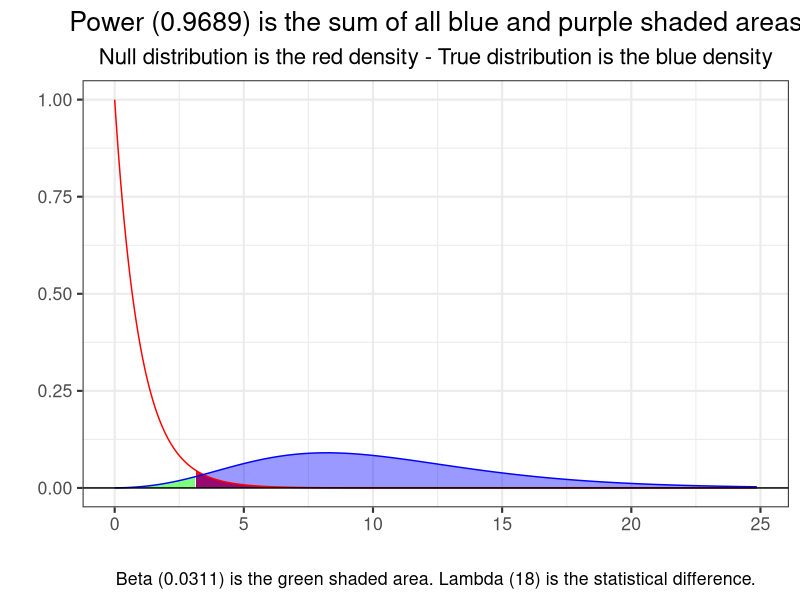
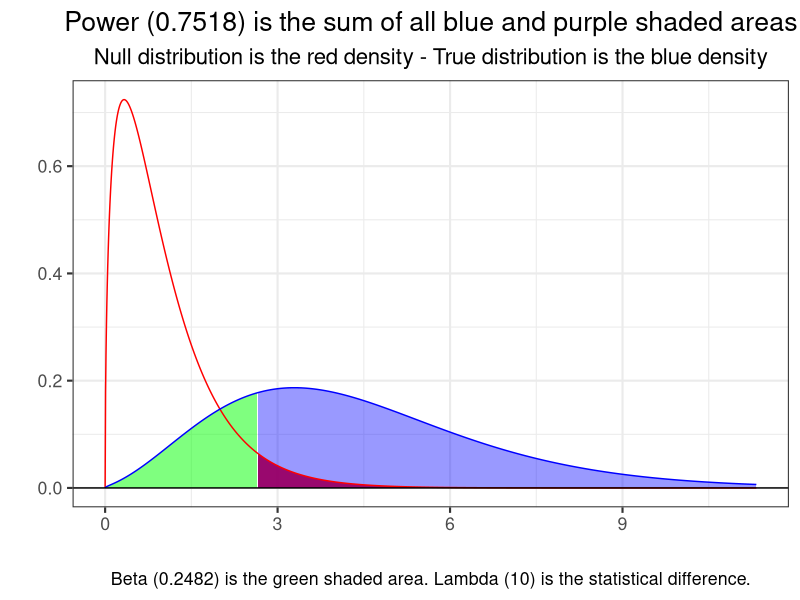
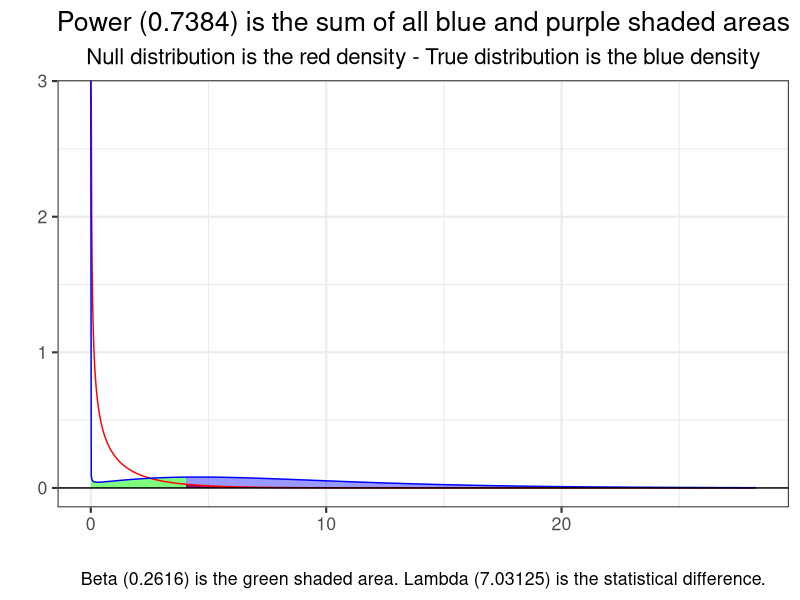
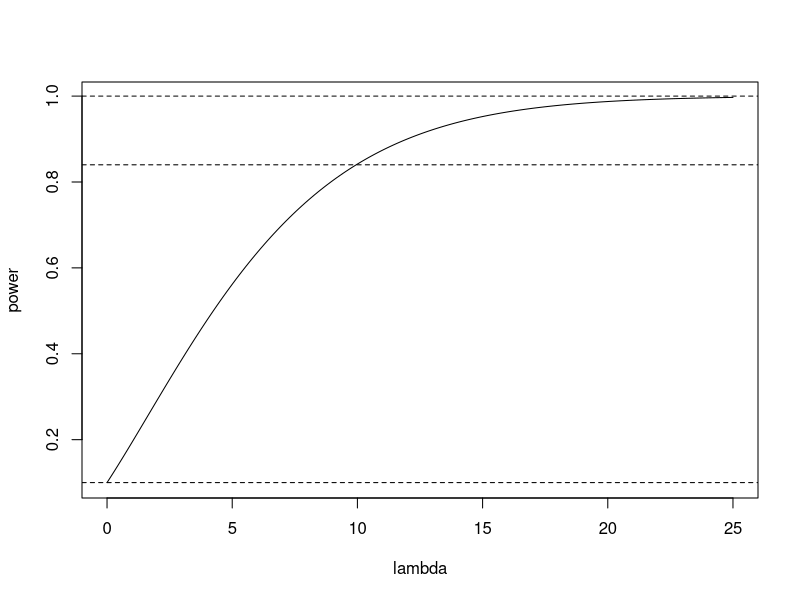

The R script that drew these images, in order:
library(ggplot2)
powerg <- function(mu_vec = c(5, 8, 2), n_vec = c(25, 25, 25), sig = 5, alpha = 0.05)
{
  
  #n_vec <- unlist(strsplit(nvec, ","))
  #mu_vec <- unlist(strsplit(muvec, ","))
  
  #mu_vec <- as.numeric(mu_vec)
  g <- length(mu_vec)
  #n_vec <- as.numeric(n_vec)
  N <- sum(n_vec) # Total sample size
  
  mu <- sum(n_vec*mu_vec)/N # grand mean
  
  lambda <- sum(n_vec*((mu_vec - mu)^2))/sig^2 # Alan changed
  
  
  
  
  # if(gamma < 0){
  #   ll <- -2*sqrt(((N)/(N - g))) + gamma*2
  #   ul <- 10*sqrt(((N)/(N - g)))
  # } else if (gamma >= 0) { 
  #   ll <- -2*sqrt(((N)/(N - g)))
  #   ul <- 20*sqrt(((N)/(N - g))) + gamma*2
  # } 
  
  ll <- 0       # Alan changed
  ul <- qf(.99, g-1, N-g, lambda) # Alan changed
  
  p <- ggplot(data = data.frame(x = c(ll, ul)), aes(x = x))
  
  # alternative <- match.arg(alternative) # Remove later
  
  df_fun1 <- function(x){
    y <- df(x, g - 1, N - g)
    y[x < qf(1 - alpha, g - 1, N - g)] <- NA
    return(y)
  }
  
  df_fun2 <- function(x){
    y <- df(x, g - 1, N - g, lambda)
    y[x < qf(1 - alpha, g - 1, N - g)] <- NA
    return(y)
  } 
  
  df_fun3 <- function(x){
    y <- df(x, g - 1, N - g, lambda)
    y[x > qf(1 - alpha, g - 1, N - g)] <- NA
    return(y)
  }
  
  POWER <- round(pf(qf(1-alpha,  g - 1, N - g),  g - 1, N - g, ncp = lambda, lower.tail = FALSE), 4)
  BETA <- round(1- POWER, 4)
  
  
  #}
  
  
  
  
  p + stat_function(fun = df_fun1, geom = "area", n = 1500, fill = "red", alpha = 0.95) +
    stat_function(fun = df_fun2, geom = "area", n = 1500, fill = "blue", alpha = 0.4) +
    stat_function(fun = df_fun3, geom = "area", n = 1500, fill = "green", alpha = 0.5) +
    stat_function(fun = df, args = list(g - 1, N - g), n = 1500, color = "red") +
    stat_function(fun = df, args = list(g - 1, N - g, lambda), n = 1500, color = "blue") +
    geom_hline(yintercept = 0) +
    theme_bw(base_size = 16) +
    labs(x = "", y = "", 
         title = paste0("Power ","(",POWER,") is the sum of all blue and purple shaded areas"),
         subtitle = "Null distribution is the red density - True distribution is the blue density",
         caption = paste0("Beta ","(",BETA,") is the green shaded area.", " Lambda ", "(",lambda,") is the statistical difference.")) +
    theme(plot.title = element_text(hjust = 0.5)) + 
    theme(plot.subtitle = element_text(hjust = 0.5)) + 
    theme(plot.caption = element_text(hjust = 0.5))  
  
}
powerg()
powerg(mu_vec = c(10,9,8,7), n_vec = c(25,25,25,25)*2, sig = 5)

powerg(mu_vec = c(5, 8), n_vec = c(25,25), sig = 4)

lambda <- seq(0, 25, length = 200)
g <- 4
N <- 200
alpha <-  0.1
power <- pf(qf(1-alpha,  g - 1, N - g),  g - 1, N - g, ncp = lambda, lower.tail = FALSE)
plot(lambda, power, type = "l")
abline(h = c(alpha, 0.84, 1), lty = "dashed")



#####
mu_vec = c(5, 8)
n_vec = c(25, 25)
sig = 6
response <- rep(mu_vec, n_vec)
treats <- as.factor(rep(1:length(mu_vec), n_vec))
mod <- aov(response~treats)
summary(mod)
(SSH <- summary(mod)[[1]][1, 2])
(lambda <- SSH/6^2)

(N <- sum(n_vec)) # Total sample size
(mu <- sum(n_vec*mu_vec)/N) # grand mean
(gamma <- sqrt(sum(n_vec*((mu_vec - mu)^2))/sig^2))
